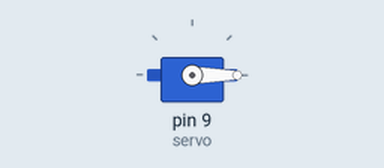
The sketch below on a simulated Arduino Uno, built with avr-gcc and run on an emulated ATmega328P. Shown: servo.

Above: at 0.05 s.
At 5.0 s:
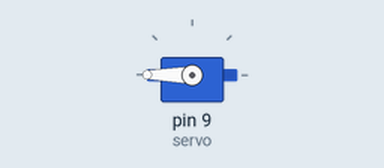
At 10.0 s:
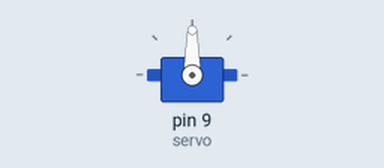
Timing chart, 0 to 13.0 s (numbered marks = the images above):
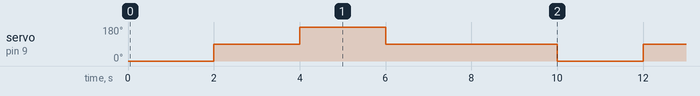

Measured:
- by itself, servo on pin 9 (servo): repeats every 10.0 s: 180° 2.0 s, 90° 4.0 s, 0° 2.0 s, 90° 2.0 s

The sketch:

surprising_wluff1__1_.ino
```cpp
#include <Servo.h>

Servo servo;

void setup()
{
 servo.attach(9);
}


void loop()
{
 servo.write(0);
 delay(2000);

 servo.write(90);
 delay(2000);

 servo.write(180);
 delay(2000);

 servo.write(90);
 delay(4000);
}
```
